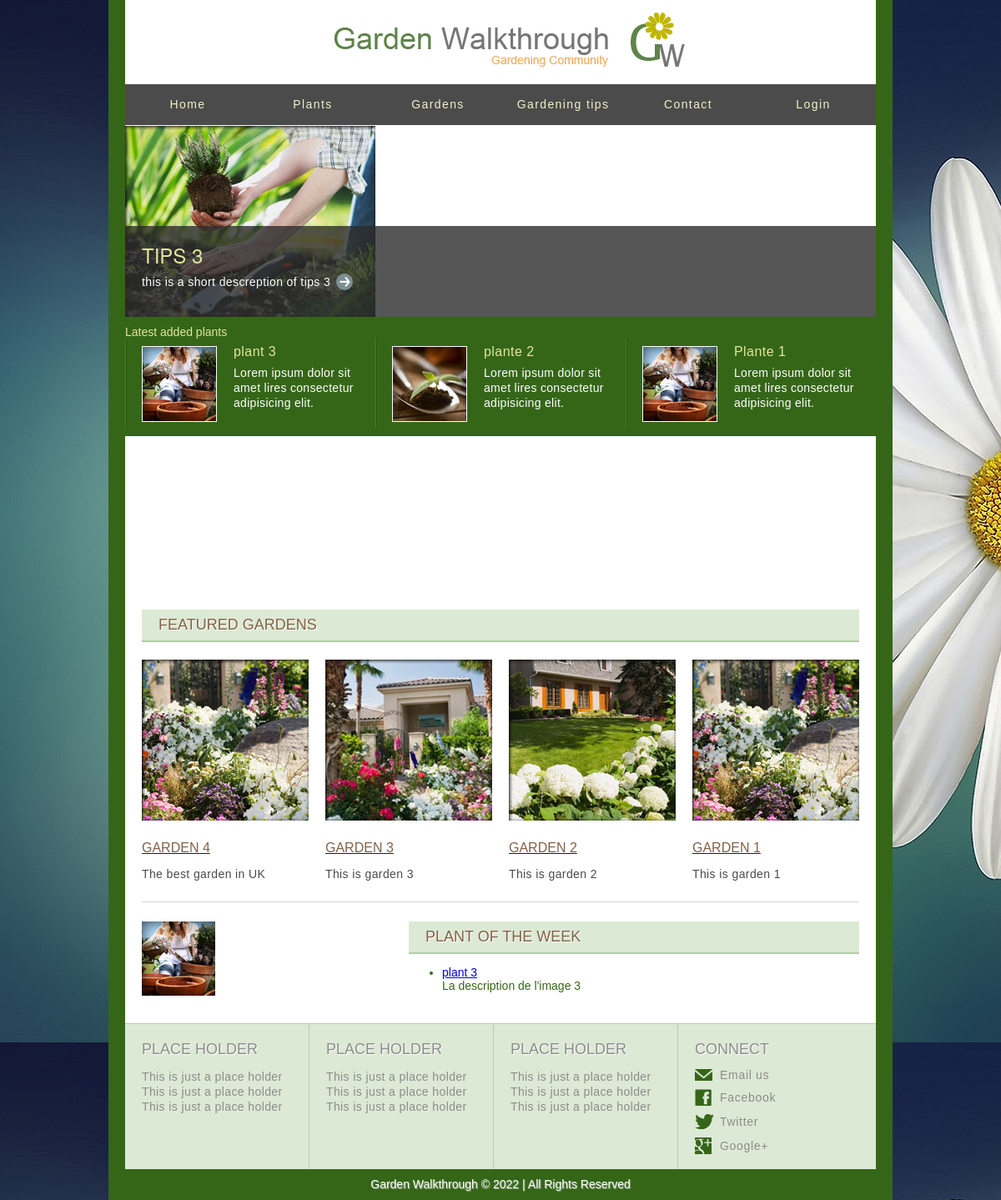
The page / on the database its author committed.
### plants/models.py (models this page shows, shortened)
class Garden_tips(models.Model):
    title=models.CharField(max_length=30)
    image=models.ImageField()
    descreption=models.TextField()
    tips_date=models.DateField(dt.datetime.now())

class Plant(models.Model):
    title=models.CharField(max_length=30)
    image=models.ImageField()
    descreption=models.TextField()

class Garden(models.Model):
    title=models.CharField(max_length=30)
    image=models.ImageField()
    descreption=models.TextField()

### plants/views.py (the view)
# urls.py: path('', views.index_view,name='index'),
def index_view(request):
    index_tips=Garden_tips.objects.all().last()
    index_feature_garden=Garden.objects.all().order_by('id')[:4][::-1]
    index_plant_of_theweek=Plant.objects.all().last()
    index_top_three_plants=Plant.objects.all().order_by('id')[:3][::-1]
    context={'index_tips':index_tips,'index_feature_garden':index_feature_garden,'index_plant_of_theweek':index_plant_of_theweek,'index_top_three_plants':index_top_three_plants}
    return render(request, 'index.html',context)

### templates/index.html
{% extends 'base.html' %}
{% load static %}
{% block body %}
<body>
		<div id="body">
			<div class="header">
				<div>
					<a href="{% url 'plants:garden_tip' index_tips.id %}"><img src="{{index_tips.image.url}}" alt="Image"></a>
					<div>
						<h1><a href="{% url 'plants:garden_tip' index_tips.id %}">{{index_tips.title}}</a></h1>
						<p>
							{{index_tips.descreption}} <a href="{% url 'plants:garden_tip' index_tips.id %}" class="continue"></a>
						</p>
					</div>
				</div>
				<ul>
					<p style="color:#e3e699">Latest added plants</p>
					{%  for i in index_top_three_plants %}
					<li>
						<a href="{% url 'plants:plant' i.id %}" class="figure"><img src="{{i.image.url}}" alt="Image"></a>
						<h3><a href="{% url 'plants:plant' i.id %}">{{i.title}}</a></h3>
						<p>
							Lorem ipsum dolor sit amet lires consectetur adipisicing elit.
						</p>
					</li>
					{% endfor %}
				</ul>
			</div>
			<div class="body">
				<h1>Featured Gardens</h1>
				<ul>
					{% for i in index_feature_garden %}
					<li>
						<a href="{% url 'plants:garden' i.id %}"><img src="{{i.image.url }}" alt="Image' "></a>
						<a href="{% url 'plants:garden' i.id %}"><h2>{{i.title}}</h2></a>
						<p>
							{{i.descreption}}
						</p>
					</li>
					{% endfor %}
				</ul>
			</div>
			<div class="footer">
				<a href="{% url 'plants:plant' index_plant_of_theweek.id %}"><img src="{{index_plant_of_theweek.image.url}}" alt="Image'"></a>
				<div>
					<h1>Plant of the Week</h1>
					<ul>
						<li>
							<a href="{% url 'plants:plant' index_plant_of_theweek.id %}">{{index_plant_of_theweek.title}}</a>
							<p>{{index_plant_of_theweek.descreption}}</p>
						</li>
					</ul>
				</div>
			</div>
		</div>
</body>
{% endblock body %}

### static/css/style.css (style rules this page uses)
body { background: url(../images/bg-body3.jpg) repeat; color: #356618; font-family: Arial, Helvetica, sans-serif; font-size: 14px; margin: 0; min-width: 940px; padding: 0; }
a { outline: none; }
img { border: 0; }
p { margin: 0; text-align: justify; }
p a { color: #356618; }
#body { background: #ffffff; }
#body div.header { height: 557px; }
#body div.header div { position: relative; }
#body div.header div a img, #body div.header ul li a.figure img, #body div.body ul li a img { display: block; filter: alpha(opacity=100); opacity: 1; }
#body div.header div div { background: url(../images/bg-description.png) repeat-x; height: 75px; bottom: 0; position: absolute; padding: 17px 20px; left: 0; width: 860px; }
#body div.header div div h1 { font-family: "Helvetica Neue", Helvetica, Arial, sans-serif; font-size: 24px; font-weight: normal; margin: 0; text-transform: uppercase; }
#body div.header div div h1 a { color: #e3e699; text-decoration: none; }
#body div.header div div p { color: #ffffff; letter-spacing: 0.028em; line-height: 24px; }
#body div.header div div p a.continue { background: url(../images/interface.png) no-repeat -400px 0; display: inline-block; height: 20px; left: 3px; position: relative; top: 5px; width: 20px; }
#body div.header ul { background: #356618; list-style: none; margin: 0; overflow: hidden; padding: 10px 0; }
#body div.header ul li { background: url(../images/separator1.png) repeat-y; float: left; overflow: hidden; padding: 9px 20px 7px 0; width: 280px; }
#body div#content ul.section li img, #body div.header ul li a.figure { display: block; float: left; }
#body div.header ul li a.figure img { display: block; border: 1px solid #ffffff; margin: 0 20px 0; }
#body div.header ul li h3 { font-size: 16px; font-weight: normal; line-height: 13px; letter-spacing: 0.028em; margin: 0; padding: 0 0 10px; }
#body div.header ul li h3 a { color: #e3e699; text-decoration: none; }
#body div.header ul li p { color: #ffffff; letter-spacing: 0.022em; line-height: 18px; text-align: left; }
#body div.body { padding: 23px 20px 0; }
#body div.body h1, #body div.footer div h1 { background: #dce9d4; border-bottom: 2px solid #b3cca4; color: #836145; font-family: "Lucida Sans Unicode", "Lucida Grande", sans-serif; font-size: 18px; font-weight: normal; height: 37px; line-height: 37px; margin: 0; padding: 0 0 0 20px; text-transform: uppercase; text-shadow: 1px 1px 1px #ffffff; }
#body div.body ul { list-style: none; margin: 0; overflow: hidden; padding: 21px 0; }
#body div.body ul li { float: left; margin: 0 0 0 20px; width: 200px; }
#body div.body ul li:first-child, #body div#content ul.section li:first-child, #body div#content div#sidebar div ul li:first-child { margin: 0; }
#body div.body ul li h2 { color: #836145; font-size: 16px; font-weight: normal; margin: 0; padding: 24px 0 10px; text-transform: uppercase; }
#body div.body ul li p { color: #4b4b4b; letter-spacing: 0.028em; line-height: 24px; text-align: left; }
#body div.footer { border-top: 1px solid #d7d6cd; margin: 0 20px; overflow: hidden; padding: 23px 0; }
#body div.footer img { display: block; float: left; }
#body div.footer div { float: right; width: 540px; }

### rows shown on the page
Garden_tips: image (picture), title "TIPS 3", descreption "this is a short descreption of tips 3"
Plant: image (picture), title "plant 3", descreption "La description de l'image 3"
Plant: image (picture), title "plante 2"
Plant: image (picture), title "Plante 1"
Garden: image (picture), title "GARDEN 4", descreption "The best garden in UK"
Garden: image (picture), title "GARDEN 3", descreption "This is garden 3"
Garden: image (picture), title "GARDEN 2", descreption "This is garden 2"
Garden: image (picture), title "GARDEN 1", descreption "This is garden 1"
